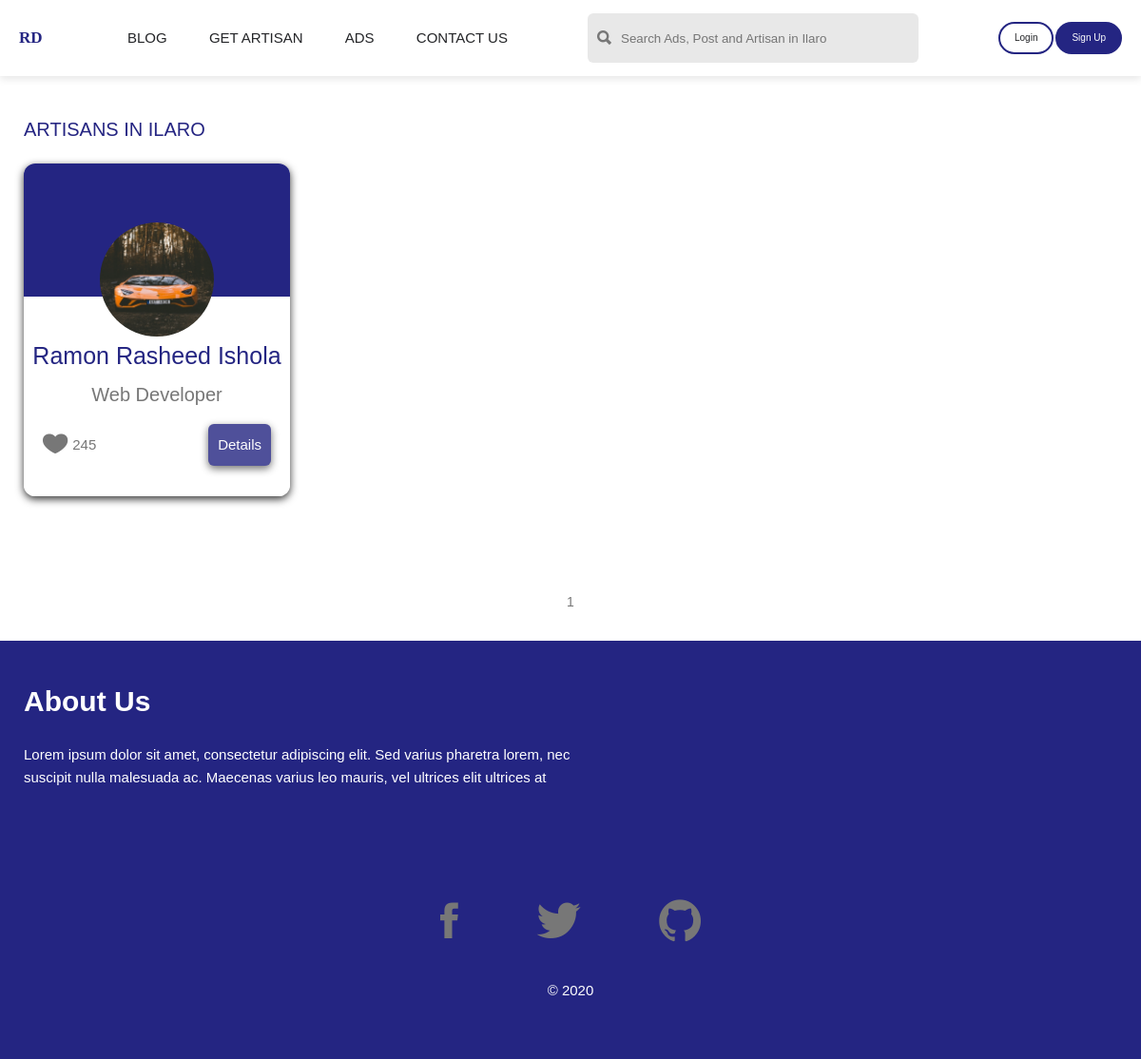
The app's page /artisans/ with its own data.
### main/models.py (models this page shows, shortened)
class Artisan(models.Model):
    id = models.UUIDField(primary_key=True, default=uuid.uuid4, editable=False)
    user = models.OneToOneField(MyUser, on_delete=models.CASCADE)
    address = models.CharField(max_length=150, default="Ilaro Ogun State")
    about = models.TextField(max_length=1500)
    job = models.CharField(max_length=60)
    rating = models.PositiveIntegerField(default=0, null=True)
    lat = models.CharField(max_length=50, null=True)
    long = models.CharField(max_length=50, null=True)

### myAuth/models.py (models this page shows, shortened)
class MyUser(AbstractBaseUser):
    id = models.UUIDField(primary_key=True, default=uuid.uuid4, editable=False)
    email = models.EmailField(verbose_name="email", max_length=60, unique=True)
    date_joined = models.DateTimeField(
        verbose_name='date joined', auto_now_add=True)
    last_login = models.DateTimeField(verbose_name='last login', auto_now=True)
    is_admin = models.BooleanField(default=False)
    is_active = models.BooleanField(default=True)
    is_staff = models.BooleanField(default=False)
    is_superuser = models.BooleanField(default=False)
    fullname = models.CharField(max_length=60)
    phone = models.PositiveIntegerField()
    photo = models.ImageField(default="default.jpg")
    is_artisan = models.BooleanField(default=False)
    USERNAME_FIELD = 'email'
    REQUIRED_FIELDS = ['fullname', 'phone']
    objects = MyUserManager()

### main/views.py (the view)
# urls.py: path("artisans/", artisan_view, name="artisan"),
def artisan_view(request):
    if request.user.is_authenticated == True:
        qs = Artisan.objects.exclude(user=request.user)
    else:
        qs = Artisan.objects.all()
    data = []
    for art in qs:
        imgs = GalleryImage.objects.filter(artisan=art.id)
        artisans = {"art": art, "images": imgs}
        data.append(artisans)
        paginator = Paginator(data, 4)
        page = request.GET.get('page')
        allart = paginator.get_page(page)
    context = {
        "data": allart,
    }
    return render(request, 'artisan/allart.html', context)

### razboy/middwares.py (called while the page is built)
def open_access_middleware(get_response):
    def middleware(request):
        response = get_response(request)
        response["Access-Control-Allow-Origin"] = "*"
        response["Access-Control-Allow-Headers"] = "*"
        return response
    return middleware

### templates/artisan/allart.html (shortened to what this page needs)
{% extends 'base.html' %}
{% block r %}r{% endblock r %}
{% block content %}
<div class="artisan-container">
    <h3 class="pages-head">
        Artisans in Ilaro
    </h3>
    <div class="row">
        {% for art in data %}
        <div class="art-card">
            <img src="{{ art.art.user.photo.url }}" alt="Person" class="art-img" />
            <div class="card-body">
                <h3 class="title-art">{{ art.art.user.fullname }}</h3>
                <h4 class="title2">{{ art.art.job }}</h4>
            </div>
            <div class="card-bottom">
                <span>
                    <i class="ion-ios-heart icon-likes"></i>
                    <p class="like-num">245</p>
                </span>
                <a class="btn btn-art" href="{% url 'artisan_details' art.art.id %}">Details</a>
            </div>
        </div>
        {% endfor %}
    </div>
</div>
<div class="pagination">
    {% for num in data.paginator.page_range %}
    {% if data.number == num %}
    <strong class="page">{{ num }}</strong>
    {% elif num > data.number|add:'-3' and num < data.number|add:'3'%}
    <a href="?page={{ num }}" class="page">{{ num }}</a>
    {% endif %}
    {% endfor %}
</div>
{% endblock content %}

### static/css/style.css (style rules this page uses)
button,a { cursor: pointer; }
html { font-size: 62.5%; }
body { font-size: 1rem; font-family: "Gill Sans", sans-serif; color: #777; line-height: 1.6; font-weight: 300; position: relative; }
.btn { background-color: #fff; opacity: 0.8; color: #242582; font-size: 1.5rem; padding: 1rem; font-weight: 400; border-radius: 0.6rem; box-shadow: 0rem 0.3rem 0.8rem rgba(0, 0, 0, 0.7); }
.row { width: 100%; display: flex; flex-wrap: wrap; align-items: center; justify-content: space-between; }
.card-bottom { width: 100%; display: flex; justify-content: space-between; align-items: center; padding: 1rem 2rem; }
.art-card { width: 28rem; height: 35rem; background-image: linear-gradient(to bottom, #242582 40%, #fff 40% 100%); border-radius: 12px; margin-bottom: 3rem; box-shadow: 0rem 0.3rem 0.9rem rgba(0, 0, 0, 0.8); }
.art-img { height: 12rem; width: 12rem; border-radius: 50%; margin: calc(40% - 5rem) auto; margin-bottom: 0rem; display: block; }
.title-art { font-size: 2.5rem; color: #242582; margin-bottom: 0.5rem; font-weight: 500; }
.title2 { font-size: 2rem; color: #777; font-weight: 500; margin-bottom: 0.3rem; }
.card-bottom span { display: flex; align-items: center; width: 5rem; justify-content: space-between; }
.like-num { display: inline-block; margin-left: 0.5rem; font-size: 1.5rem; }
.icon-likes { font-size: 300%; color: #242582; }
.card-body { text-align: center; }
.btn-art { background-color: #242582; color: #fff; }
.pagination { display: flex; justify-content: center; align-items: center; }
.page { padding: 1rem; margin: 2rem; color: #777; font-size: 1.4rem; font-weight: 500; }
.artisan-container { width: 100%; padding: 4rem 2.5rem; }
.pages-head { font-size: 2rem; color: #252582; font-weight: 500; text-transform: uppercase; margin-bottom: 2rem; }

### records on screen
Artisan: art.user.photo (picture), art.user.fullname "Ramon Rasheed Ishola", art.job "Web Developer"

### other values on screen
{{ num }} "1"
